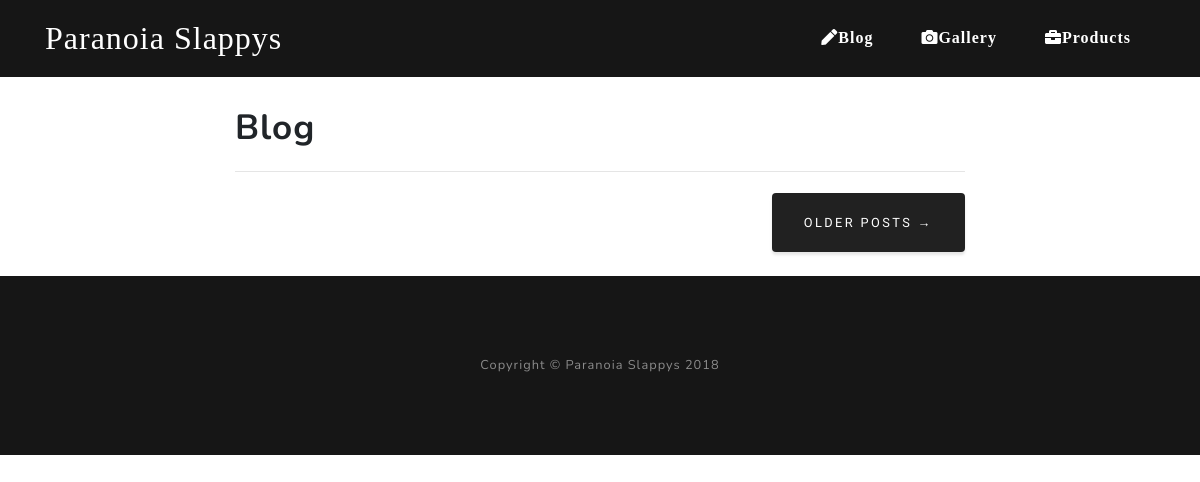
Before: /blog/ with the older database file.
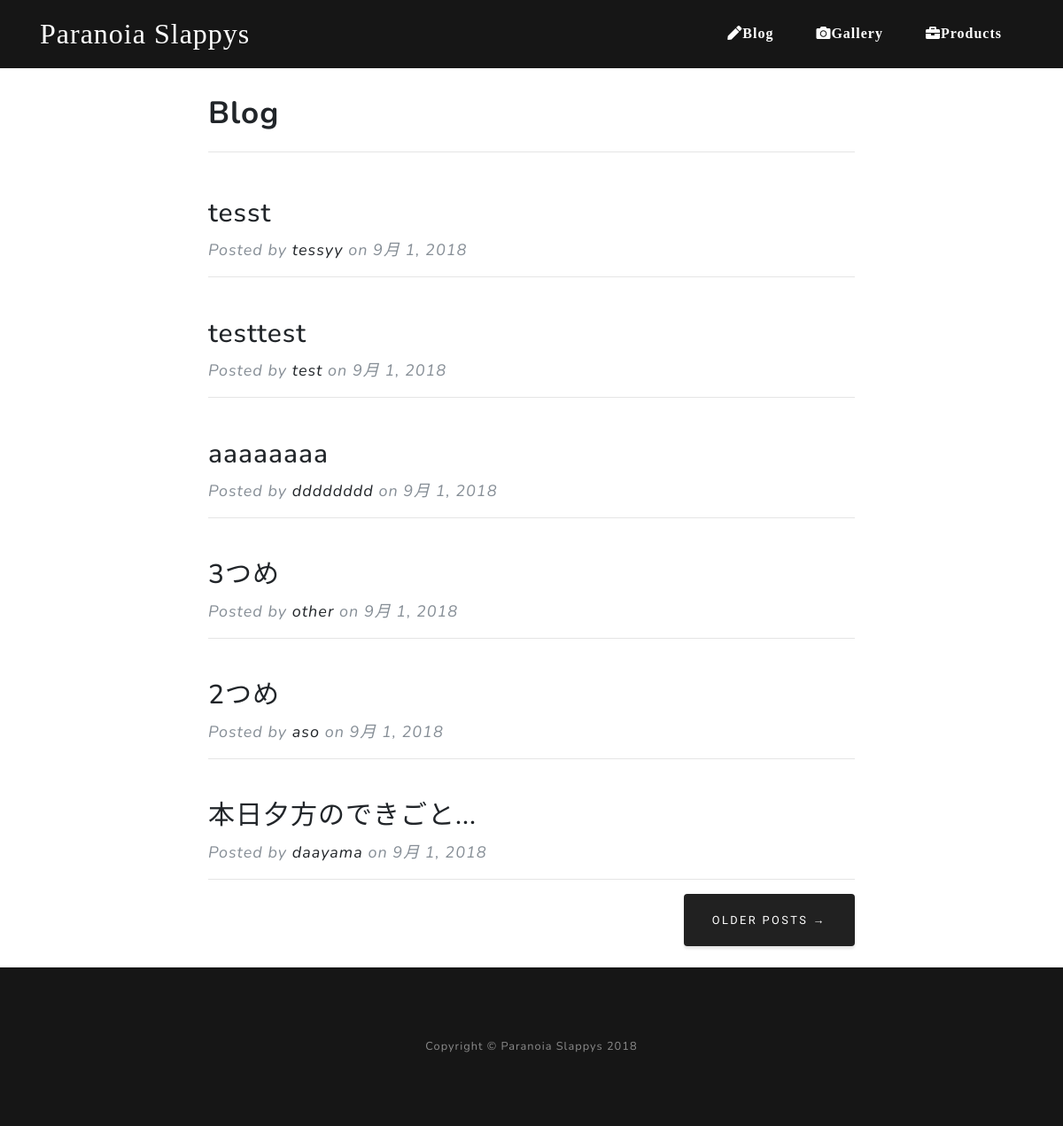
After: the same page with the newer database file.
### blog/models.py (models this page shows, shortened)
class BlogData(models.Model):
    Title = models.CharField(max_length=255)
    Author = models.CharField(max_length=255)
    Date = models.DateField(null=False)

### blog/views.py (the view)
# urls.py: path('', views.BlogTopView.as_view(), name='blog_top'),
class BlogTopView(generic.ListView):
    model = BlogData
    template_name = 'blog/blog_top.html'
    context_object_name = 'blogs'
    def get_queryset(self):
        return BlogData.objects.order_by('-id')[:6]

### templates/blog/blog_top.html
{% extends "paranoiaslappys/base.html" %}
{% block content %}
    <br>
    <div class="container mt-5">
        <div class="row">
            <div class="page-top col-lg-8 col-md-12 mx-auto">
                Blog
                <hr>
            </div>
        </div>
    </div>
    <div class="container">
        <div class="row">
            {% for blog in blogs %}
            <div class=" col-lg-8 col-md-12 mx-auto">
                <div class="post-preview">
                    <a href="{% url 'blog:blog_post' blog.id %}">
                        <h2 class="post-title">
                            {{ blog.Title }}
                        </h2>
                    </a>
                    <p class="post-meta">Posted by
                        <a href="#">{{ blog.Author }}</a>
                            on {{ blog.Date }}</p>
                    <hr>
                </div>
            </div>
            {% endfor %}
            <div class=" col-lg-8 col-md-12 mx-auto">
                <div class="clearfix">
                    <a class="btn btn-custom float-right text-white" href="#">Older Posts &rarr;</a>
                </div>
            </div>
        </div>
    </div>
    <br>
{% endblock content %}

Changed rows visible on the page:
added BlogData: Title "tesst", Author "tessyy", Date "9月 1, 2018"
added BlogData: Title "testtest", Author "test", Date "9月 1, 2018"
added BlogData: Title "aaaaaaaa", Author "dddddddd", Date "9月 1, 2018"
added BlogData: Title "3つめ", Author "other", Date "9月 1, 2018"
added BlogData: Title "2つめ", Author "aso", Date "9月 1, 2018"
added BlogData: Title "本日夕方のできごと...", Author "daayama", Date "9月 1, 2018"
